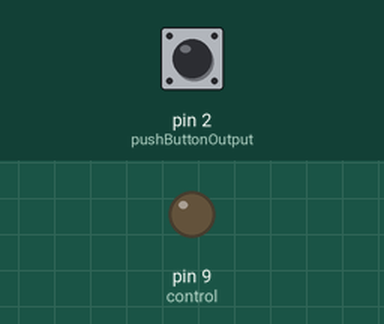
Simulated run of this sketch. Board: Arduino Uno, built with avr-gcc and run on an emulated ATmega328P. Shown: output pins drawn as LEDs (lit = HIGH). The test bench sets the inputs (shaded band); at power-on: pin 2 (pushButtonOutput) HIGH. Pins used as bus, display or sensor lines are not drawn.

Above: at 0.05 s.
At 14.6 s:
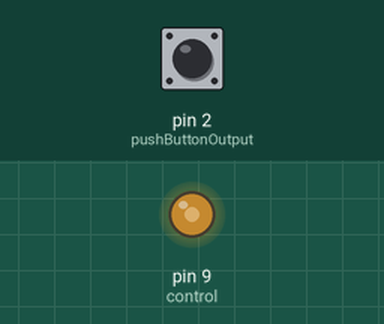
Timing chart, 0 to 19.0 s (numbered marks = the images above):
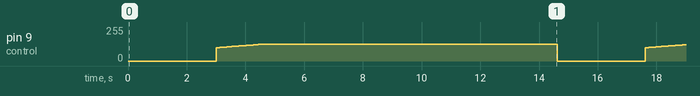

The sketch:

Updated_Motor_Control.ino
```cpp
/*
 *Author:    Kevin Carman
 *Contact:   carmank@etown.edu
 *Last Edit: 2/28/2019
 *
 *Purpose
 *The switch controls power to the board.
 *Turning on the Arduino then pressing the pushbutton activates a countdown to motor activation.
 *After starting, the motor will run for a set amount of time.
 *When this passes the arduino will enter a standby state.
*/

int control = 9;              //Pin the control is attached to
int pushButtonPower = 8;      //Pin that powers the push button
int pushButtonOutput = 2;     //Recieves ON/OFF from pushButtonPower (pin 8)
boolean pushButtonRead = LOW; //Stores the state of the push button

int runTime = 10;         //Time (s) the motor will run
int motorPower = 255;     //Power to motor (0-255)
int dutyCycle = 50;       //DO NOT go over 50%, it can and will damage the motor and or battery
int actualPower = 0;      //Adjusted power output

//Setup routine
void setup(){
  pinMode(control, OUTPUT);
  pinMode(pushButtonPower, OUTPUT);
  pinMode(pushButtonOutput, INPUT);
}

//Main loop
void loop(){
  analogWrite(control, 0);                        //Turn the control off and make sure it is 0
  digitalWrite(pushButtonPower, HIGH);            //Power the push button
  pushButtonRead = digitalRead(pushButtonOutput); //Read the state of the push button

  //Read the state of the push button until it is high (pushed)
  while (pushButtonRead == LOW){
      pushButtonRead = digitalRead(pushButtonOutput);
      delay(10);
  }
  digitalWrite(pushButtonPower, LOW);   //Turn power off to the push button until the next loop
  delay(3000);                          //Delay 3 seconds before starting the control

  //This is how the power of the motor can be calculated
  //At 50 dutyCycle and 255 basicPower, this value works out to 127.5, which is the max you should give your motor
  //actualPower = (int)(motorPower * (dutyCycle/ 100.0));

  //Increment the speed of the motor from 100 to 127 so that it does not jerk your car on start
  //Roughly 1.6 seconds until full speed
  for (int x = 100; x < 127; x++){
    analogWrite(control, x);
    delay(60);
  }

  delay(runTime * 1000);  //Run for `runtime` seconds at full power
  //Loop back to the top of this function. Loop will only stop when the arduino is powered off
}
```

Measured:
- by itself, pin 9 (control): ramps from 0/255 to 126/255 and jumps back, once every 14.6 s
